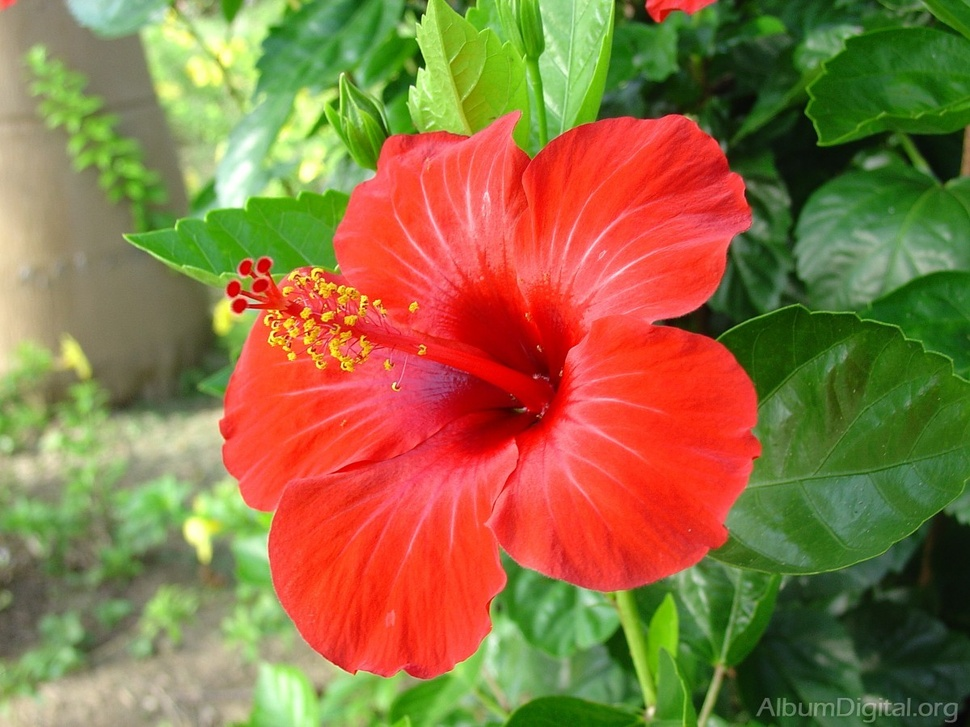
#> input picture florroja.jpg, 970 x 727 px, shrunk from 1200 x 900 before the run
$ python imagen01.py
#> lines starting #> are read from the running program, lines starting #| are printed output that depends on the picture; after the words box and inside, x2 and y2 are one past the last pixel; in counts of white or black regions, pixels touching at a corner belong together
# -*- coding: utf-8 -*-
"""
Created on Tue May 18 18:01:26 2021
@author: precalde
"""

import cv2
import numpy as np


#leer imagen
img = cv2.imread("florroja.jpg")
#> img is the input picture: shape (727, 970, 3); mean B, G, R 65.9, 113.5, 144.8
imgGris = cv2.cvtColor(img, cv2.COLOR_BGR2GRAY) #a gris
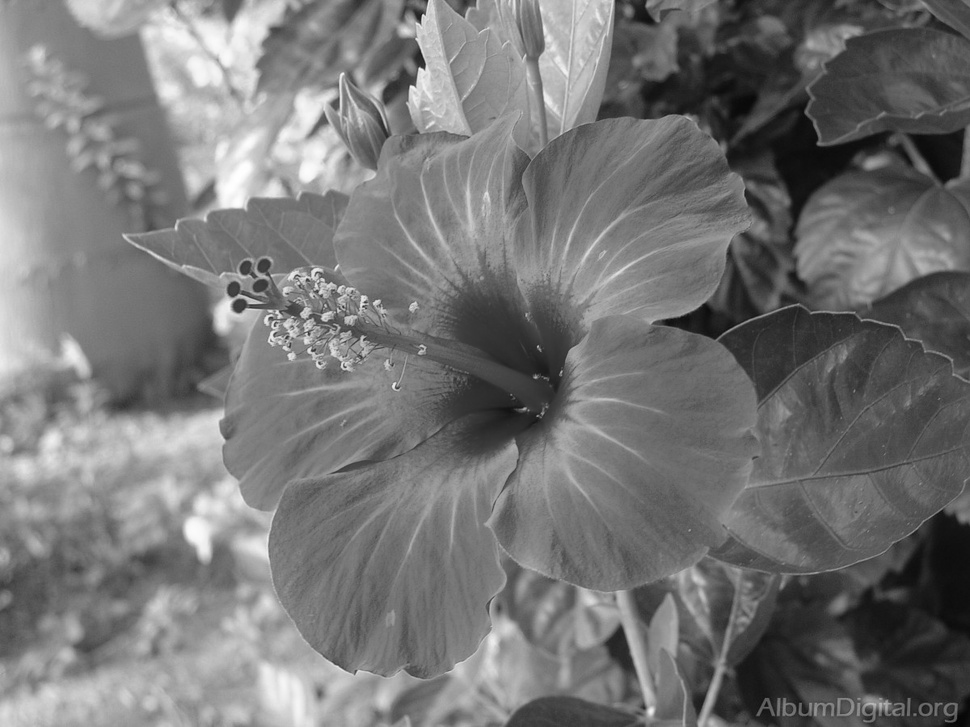
#> imgGris: shape (727, 970); min 4, max 255, mean 117.5

#encontrar umbrales
_, thresh = cv2.threshold(imgGris, 127, 255, cv2.THRESH_BINARY_INV + cv2.THRESH_OTSU)
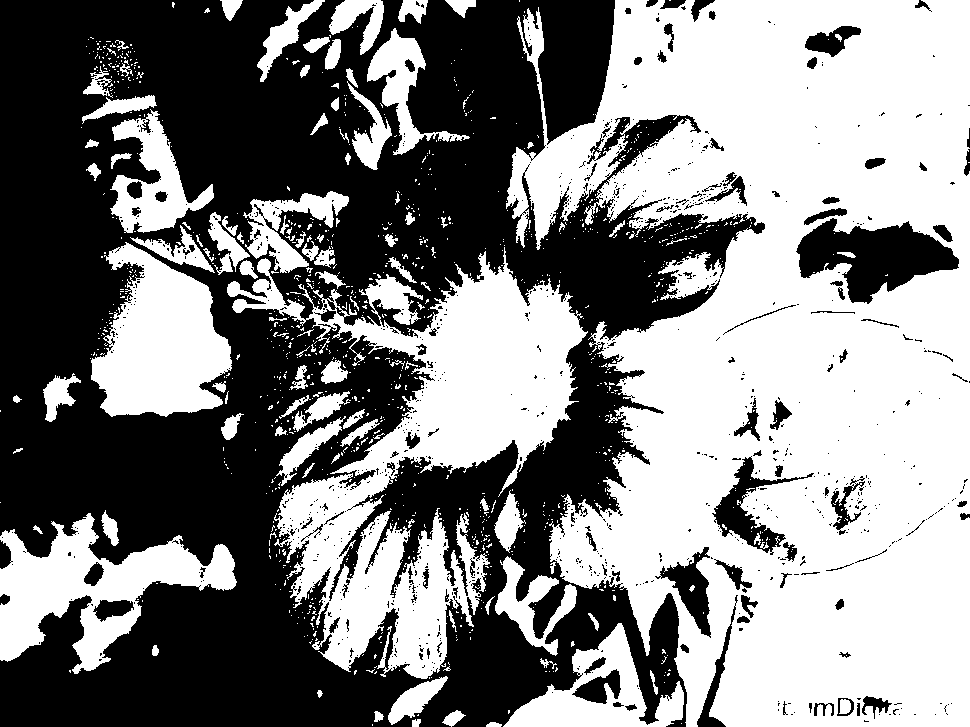
#> thresh: shape (727, 970); 51.4% white; 934 black regions (823 under 20 px)

#encontrar contornos
imgContorno = cv2.findContours(thresh, cv2.RETR_TREE, cv2.CHAIN_APPROX_SIMPLE)[-2]
#> imgContorno = 2491 contours, 2275 with area under 20; largest, box (x1, y1, x2, y2) and area: (506, 0, 970, 727) 248281, (227, 247, 588, 679) 54154, (0, 513, 237, 674) 15982, (91, 242, 232, 417) 15384, (503, 623, 684, 727) 8045

#ordenar contornos
imgContorno = sorted(imgContorno, key=cv2.contourArea)

for i in imgContorno:
    if cv2.contourArea(i) > 100:
        break
#> this loop made 2420 passes
#> i on passes 1 to 3: [[372, 724], [372, 725]], [[681, 723]], [[664, 682]]

#generar mascara con ceros
mask = np.zeros(img.shape[:2], np.uint8)

#dibujar esos contornos
cv2.drawContours(mask, [i],-1, 255, -1)
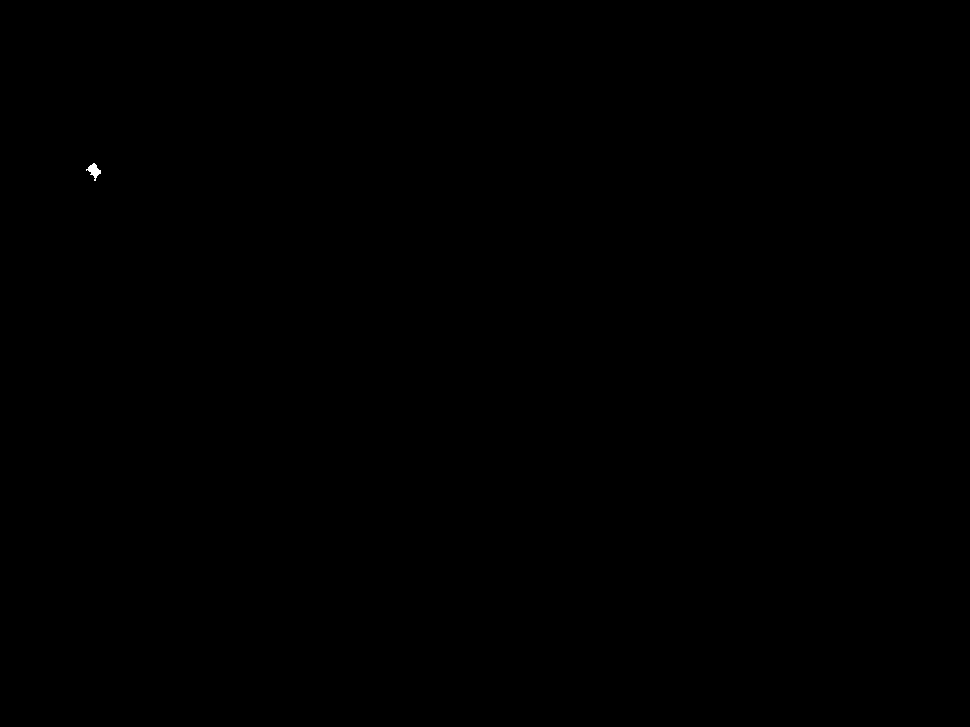
#> mask: shape (727, 970); 0.02% white; 1 white region, box (x1, y1, x2, y2) and area: (86, 163, 101, 181) 124

#aplicar el bitwise_and
imgNueva = cv2.bitwise_and(img, img, mask=mask)

#mostrar la imagen original
cv2.imshow("Imagen Original", img)

#mostrar la imagen restada
cv2.imshow("Imagen sin el fondo", imgNueva)

cv2.waitKey(0)
